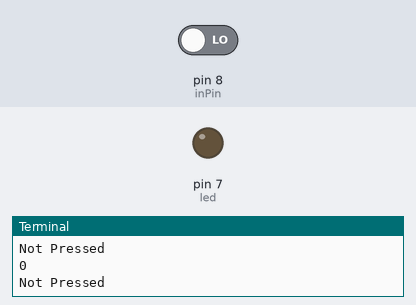
A program run on a simulated Raspberry Pi (header pin numbers). On the bench: output pins drawn as LEDs (lit = HIGH), the last lines printed to the terminal. The inputs (shaded band) are chosen by the test bench; at power-on: pin 8 (inPin) LOW.

Above: at 1.2 s.
1.3 s: pin 8 (inPin) driven HIGH
At 2.4 s:
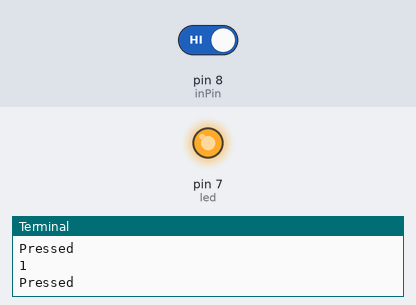
2.8 s: pin 8 (inPin) driven LOW
At 3.7 s:
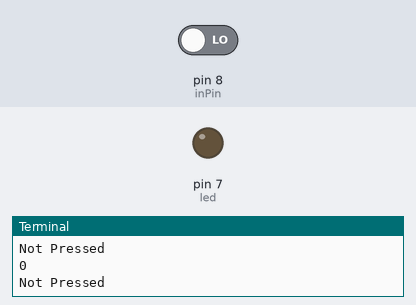
Timing chart, 0 to 5.8 s (numbered marks = the images above; inputs shaded):
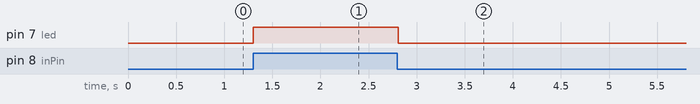

Measured:
- after the input at 1.3 s, pin 7 (led): LOW → HIGH at once
- after the input at 2.8 s, pin 7 (led): HIGH → LOW at once

The program:

button_led.py
```python
import RPi.GPIO as GPIO
import time

inPin = 8
led = 7

GPIO.setwarnings(False)
GPIO.setmode(GPIO.BOARD)
GPIO.setup(inPin, GPIO.IN)
GPIO.setup(led, GPIO.OUT)

while True:
    value = GPIO.input(inPin)
    print (value)
    if value:
        print("Pressed")
        GPIO.output(led,GPIO.HIGH)
    else:
        print("Not Pressed")
        GPIO.output(led,GPIO.LOW)
    time.sleep(0.1)
GPIO.cleanup()
```
